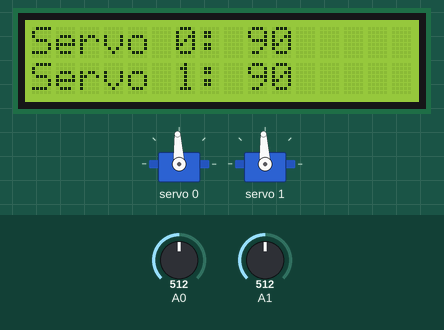
Bench run of a program on a simulated Arduino Uno, built with avr-gcc and run on an emulated ATmega328P. Shown: 16×2 character LCD, 2 × servo. The inputs (shaded band) are chosen by the test bench; at power-on: A0 = 512, A1 = 512. What the program prints to the serial monitor is not drawn.

Above: at 1.2 s.
1.3 s: A0 set to 660
At 2.5 s:
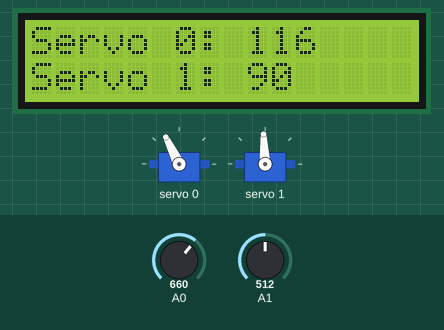
2.8 s: A1 set to 535
At 4.0 s:
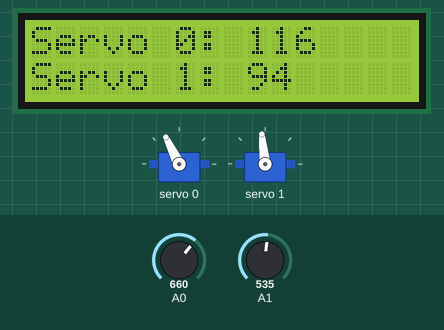
4.4 s: A0 set to 716
At 5.5 s:
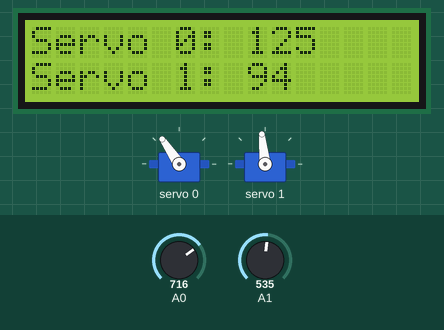
5.9 s: A1 set to 660
At 7.0 s:
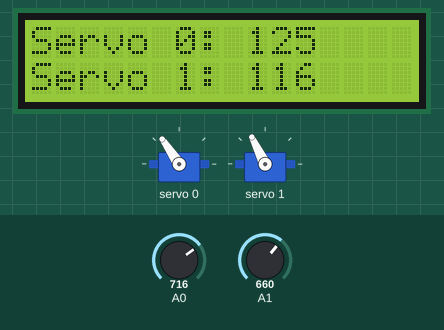
7.4 s: A1 set to 716
At 8.5 s:
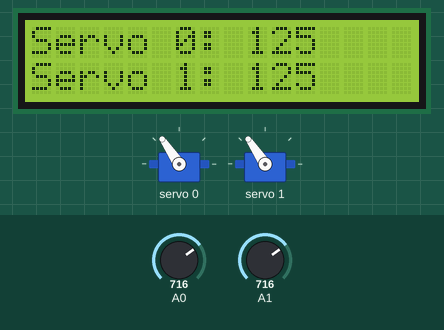
9.0 s: A0 set to 700
At 10.0 s:
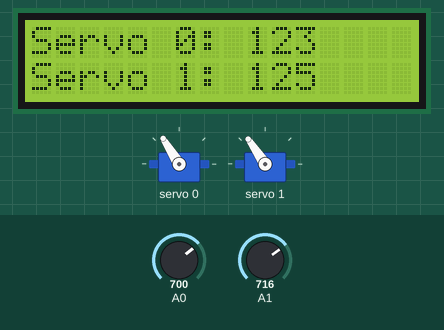
Timing chart, 0 to 11.5 s (numbered marks = the images above; inputs shaded):
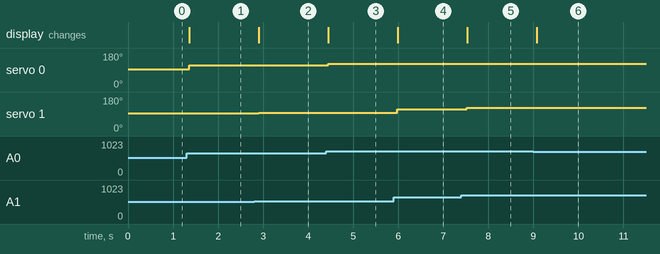

Measured:
- after the input at 1.3 s, servo 0: 93° → 116° after 0.06 s; the display: changes after 0.06 s (image 1)
- after the input at 2.8 s, servo 1: 93° → 96° after 0.10 s; the display: changes after 0.10 s (image 2)
- after the input at 4.4 s, servo 0: 116° → 124° at once; the display: changes at once (image 3)
- after the input at 5.9 s, servo 1: 96° → 116° after 0.08 s; the display: changes after 0.08 s (image 4)
- after the input at 7.4 s, servo 1: 116° → 124° after 0.12 s; the display: changes after 0.13 s (image 5)
- after the input at 9.0 s, servo 0: 124° → 122° after 0.07 s; the display: changes after 0.07 s (image 6)

The program:

main.cpp
```cpp
/*
  Servo Motor Controller Demo for PlatformIO
  servo-control-demo.cpp
  Controls 2 servo motors, uses PCA9685 PWM Controller
  Displays status on 16x2 LCD
  Uses LiquidCrystal PCF8574 LCD Library
  Uses Adafruit PWM library
  Uses 2 potentiometers
  Uses I2C LCD Display

  DroneBot Workshop 2021
  https://dronebotworkshop.com
*/

// Include Arduino framework
#include <Arduino.h>

// Include PCF8574 Library for I2C LCD
#include <LiquidCrystal_PCF8574.h>

// Include Wire Library for I2C Communications
#include <Wire.h>

// Include Adafruit PWM Library
#include <Adafruit_PWMServoDriver.h>

// Define I2C Address - change if required
//const int i2c_addr = 0x3F;
const int i2c_addr = 0x27;

// Define LCD object
LiquidCrystal_PCF8574 lcd(i2c_addr);

// PWM Parameter Definitions
#define MIN_PULSE_WIDTH       650
#define MAX_PULSE_WIDTH       2350
#define FREQUENCY             50

// Define PWM object
Adafruit_PWMServoDriver pwm = Adafruit_PWMServoDriver();

// Define Potentiometer Inputs
int control0 = A0;
int control1 = A1;

// Define Motor Outputs on PCA9685 board
int motor0 = 0;
int motor1 = 1;

// Define Motor position variables
int mtrDegree0;
int mtrDegree1;

// Define Motor previous position variables
int mtrPrevDegree0 = 0;
int mtrPrevDegree1 = 0;

// Variable to determine if display needs updating
boolean updatedisplay = 0;


// Function to move motor to specific position
void moveMotorDeg(int moveDegree, int motorOut)
{
  int pulse_wide, pulse_width;

  // Convert to pulse width
  pulse_wide = map(moveDegree, 0, 180, MIN_PULSE_WIDTH, MAX_PULSE_WIDTH);
  pulse_width = int(float(pulse_wide) / 1000000 * FREQUENCY * 4096);

  //Control Motor
  pwm.setPWM(motorOut, 0, pulse_width);
}

// Function to convert potentiometer position into servo angle
int getDegree(int controlIn)
{
  int potVal,srvDegree;

  // Read values from potentiometer
  potVal = analogRead(controlIn);

  // Calculate angle in degrees
  srvDegree = map(potVal, 0, 1023, 0, 180);

  // Return angle in degrees
  return srvDegree;

}

void setup()
{
  // Setup PWM Controller object
  pwm.begin();
  pwm.setPWMFreq(FREQUENCY);

  // Set display type as 16 char, 2 rows
  lcd.begin(16,2);

  //Turn on the LCD Backlight
   lcd.setBacklight(255);

   // Clear the display
   lcd.clear();
   lcd.home();

   // Print on first row of LCD
  lcd.setCursor(0,0);
  lcd.print("Servo 0: 0");

  // Print on second row of LCD
  lcd.setCursor(0,1);
  lcd.print("Servo 1: 0");

  // Start Serial Monitor
  Serial.begin(19200);

}

void loop() {

  //Control Servo Motor 0

  // Get desired position
  mtrDegree0 = getDegree(control0);

  // Move motor only if control position has changed
  if (mtrDegree0 != mtrPrevDegree0) {
    // Move motor
    moveMotorDeg(mtrDegree0,motor0);
    // Update motor moved variable
    updatedisplay = 1;
    // Update previous position
    mtrPrevDegree0 = mtrDegree0;
  }

  //Control Servo Motor 1

  // Get desired position
  mtrDegree1 = getDegree(control1);

  // Move motor only if control position has changed
  if (mtrDegree1 != mtrPrevDegree1){
    // Move motor
    moveMotorDeg(mtrDegree1,motor1);
    // Update motor moved variable
    updatedisplay = 1;
    // Update previous position
    mtrPrevDegree1 = mtrDegree1;
  }

  // Update display if required
  if (updatedisplay == 1) {

    // Clear the display
   lcd.clear();
   lcd.home();

    // Print on first row of LCD
    lcd.setCursor(0,0);
    lcd.print("Servo 0: ");
    lcd.print(mtrDegree0);

    // Print on second row of LCD
    lcd.setCursor(0,1);
    lcd.print("Servo 1: ");
    lcd.print(mtrDegree1);

  }

  // Print to Serial Monitor
  Serial.print("Motor 0: ");
  Serial.print(mtrDegree0);
  Serial.print("\t");
  Serial.print("Motor 1: ");
  Serial.println(mtrDegree1);

  // Reset the motor moved variable
  updatedisplay = 0;

  // Add short delay
  delay(100);

}
```
